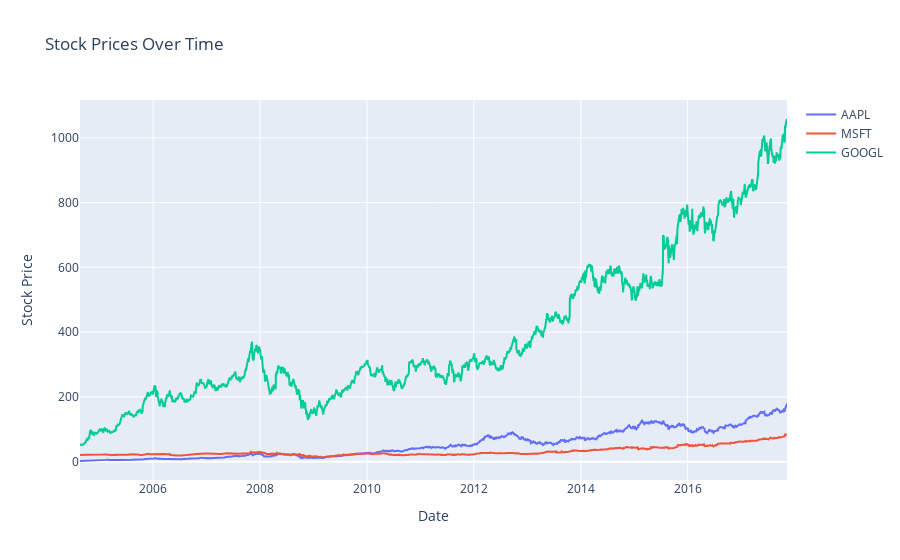

Here is the notebook cell this chart was saved with:
### Code cell
import plotly.graph_objs as go

# データを読み込む関数
def read_data(filename):
    return pd.read_csv(filename, usecols=['Date', 'Close'], parse_dates=['Date'], index_col='Date')

# データの読み込み
data_aapl = read_data('./dataset/aapl.us.txt')
data_msft = read_data('./dataset/msft.us.txt')
data_googl = read_data('./dataset/googl.us.txt')

# 共通の日付範囲を設定
common_start_date = '2004-08-19'

# データを共通の日付範囲でフィルタリング
data_aapl = data_aapl[data_aapl.index >= common_start_date]
data_msft = data_msft[data_msft.index >= common_start_date]
data_googl = data_googl[data_googl.index >= common_start_date]

# データの結合
data = pd.concat([data_aapl['Close'], data_msft['Close'], data_googl['Close']], axis=1)
data.columns = ['AAPL', 'MSFT', 'GOOGL']

# 折れ線グラフの作成
fig = go.Figure()

fig.add_trace(go.Scatter(x=data.index, y=data['AAPL'], mode='lines', name='AAPL'))
fig.add_trace(go.Scatter(x=data.index, y=data['MSFT'], mode='lines', name='MSFT'))
fig.add_trace(go.Scatter(x=data.index, y=data['GOOGL'], mode='lines', name='GOOGL'))

fig.update_layout(title='Stock Prices Over Time',
                  xaxis_title='Date',
                  yaxis_title='Stock Price',
                  template='plotly')

fig.show()

### Figure 1 — Plotly figure (JSON) as saved in the notebook; plotly's stock layout.template omitted (floating-point values rounded to 4 significant figures; data arrays with more than 128 entries replaced by an {"elided": "..."} marker saying what was removed)
{"data": [{"mode": "lines", "name": "AAPL", "type": "scatter", "x": {"elided": "3333 str values"}, "y": {"elided": "3333 float values"}}, {"mode": "lines", "name": "MSFT", "type": "scatter", "x": {"elided": "3333 str values"}, "y": {"elided": "3333 float values"}}, {"mode": "lines", "name": "GOOGL", "type": "scatter", "x": {"elided": "3333 str values"}, "y": {"elided": "3333 float values"}}], "layout": {"title": {"text": "Stock Prices Over Time"}, "xaxis": {"title": {"text": "Date"}}, "yaxis": {"title": {"text": "Stock Price"}}}}
